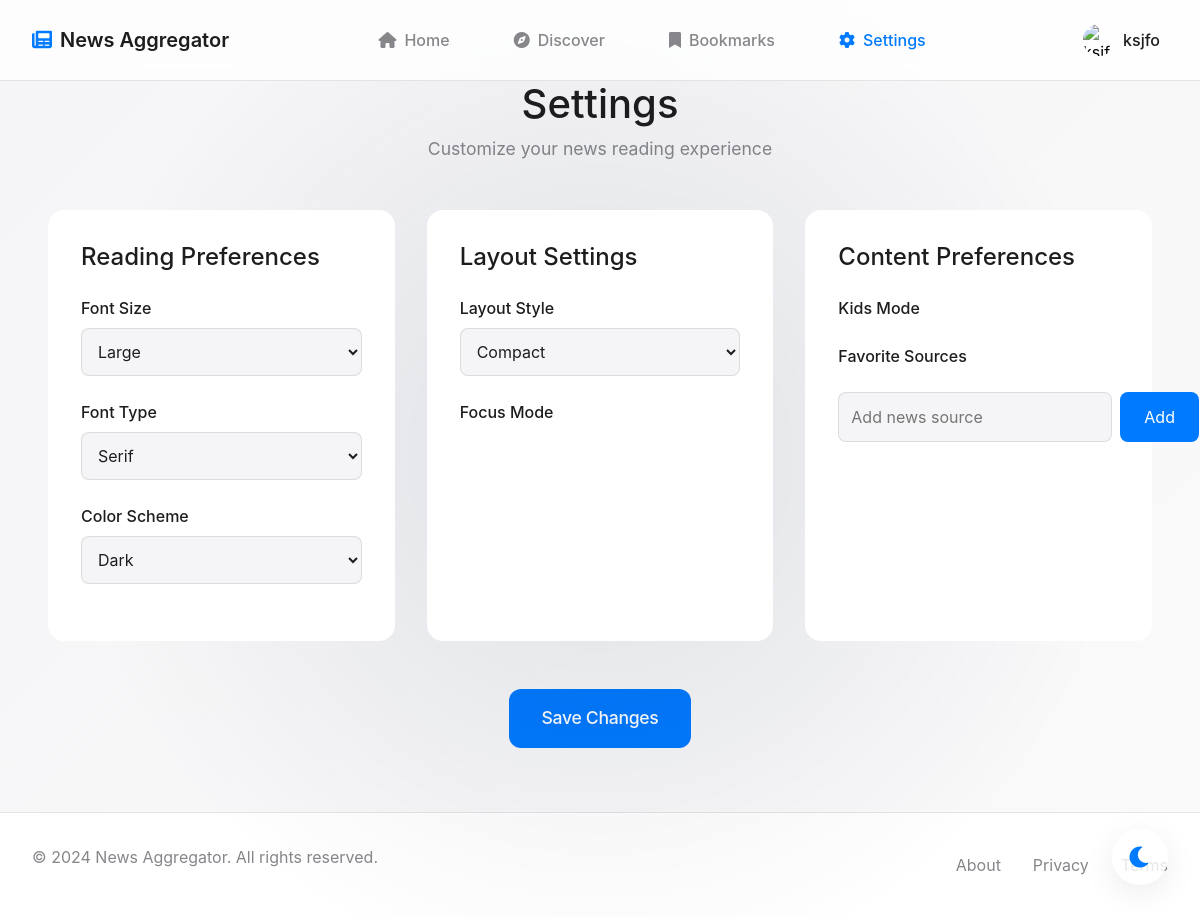
/settings (signed in), run on the app's committed database.
### models.py (models this page shows, shortened)
class User(UserMixin, db.Model):
    __tablename__ = 'user'
    id = db.Column(db.Integer, primary_key=True)
    username = db.Column(db.String(80), unique=True, nullable=False)
    email = db.Column(db.String(120), unique=True, nullable=False)
    full_name = db.Column(db.String(120), nullable=True)
    password_hash = db.Column(db.String(128), nullable=False)
    topics = db.Column(db.String(500), nullable=True)
    is_kids_mode = db.Column(db.Boolean, default=False, nullable=False)
    avatar_url = db.Column(db.String(200), nullable=True)
    created_at = db.Column(db.DateTime, default=datetime.utcnow, nullable=False)
    updated_at = db.Column(db.DateTime, default=datetime.utcnow, onupdate=datetime.utcnow, nullable=False)
    font_size = db.Column(db.String(20), default='medium', nullable=False)
    font_type = db.Column(db.String(50), default='system', nullable=False)
    color_scheme = db.Column(db.String(50), default='default', nullable=False)
    layout_preference = db.Column(db.String(50), default='grid', nullable=False)
    focus_mode = db.Column(db.Boolean, default=False, nullable=False)
    bookmarks = db.relationship('Bookmark', backref='user', lazy=True)
    comments = db.relationship('Comment', backref='user', lazy=True)
    following = db.relationship('UserFollowing', foreign_keys='UserFollowing.follower_id', backref='follower', lazy=True)
    followers = db.relationship('UserFollowing', foreign_keys='UserFollowing.followed_id', backref='followed', lazy=True)
    favorite_sources = db.relationship('FavoriteSource', backref='user', lazy=True)

### app.py (the view)
@app.route('/settings')
@login_required
def settings():
    return render_template('settings.html')

### app.py (called while the page is built)
@login_manager.user_loader
def load_user(user_id):
    return User.query.get(int(user_id))

### templates/settings.html (shortened to what this page needs)
{% extends "base.html" %}
{% block content %}
<div class="settings-container">
    <div class="settings-header">
        <h1>Settings</h1>
        <p>Customize your news reading experience</p>
    </div>
    <div class="settings-grid">
        <section class="settings-section">
            <h2>Reading Preferences</h2>
            <div class="settings-group">
                <label for="fontSize">Font Size</label>
                <select id="fontSize" class="settings-select">
                    <option value="large" {% if current_user.font_size == 'large' %}selected{% endif %}>Large</option>
                </select>
            </div>
            <div class="settings-group">
                <label for="fontType">Font Type</label>
                <select id="fontType" class="settings-select">
                    <option value="serif" {% if current_user.font_type == 'serif' %}selected{% endif %}>Serif</option>
                </select>
            </div>
            <div class="settings-group">
                <label for="colorScheme">Color Scheme</label>
                <select id="colorScheme" class="settings-select">
                    <option value="dark" {% if current_user.color_scheme == 'dark' %}selected{% endif %}>Dark</option>
                </select>
            </div>
        </section>
        <section class="settings-section">
            <h2>Layout Settings</h2>
            <div class="settings-group">
                <label for="layoutStyle">Layout Style</label>
                <select id="layoutStyle" class="settings-select">
                    <option value="compact" {% if current_user.layout_preference == 'compact' %}selected{% endif %}>Compact</option>
                </select>
            </div>
            <div class="settings-group">
                <label class="settings-toggle">
                    Focus Mode
                </label>
            </div>
        </section>
        <section class="settings-section">
            <h2>Content Preferences</h2>
            <div class="settings-group">
                <label class="settings-toggle">
                    Kids Mode
                </label>
            </div>
            <div class="settings-group">
                <label>Favorite Sources</label>
                <div class="add-source">
                    <input type="text" id="newSource" placeholder="Add news source">
                    <button id="addSourceBtn">Add</button>
                </div>
            </div>
        </section>
    </div>
    <div class="settings-actions">
        <button id="saveSettings" class="btn btn-primary">Save Changes</button>
    </div>
</div>
{% endblock %}

### templates/base.html (shortened to what this page needs)
<!DOCTYPE html>
<html lang="en">
<head>
    <link href="https://cdn.jsdelivr.net/npm/bootstrap@5.1.3/dist/css/bootstrap.min.css" rel="stylesheet">
    <link rel="stylesheet" href="https://cdnjs.cloudflare.com/ajax/libs/font-awesome/6.0.0/css/all.min.css">
    <link rel="stylesheet" href="{{ url_for('static', filename='css/style.css') }}">
    <link rel="stylesheet" href="{{ url_for('static', filename='css/discover.css') }}">
</head>
<body>
    <nav class="main-nav">
        <div class="nav-container">
            <a href="{{ url_for('index') }}" class="nav-logo">
                <i class="fas fa-newspaper"></i>
                <span>News Aggregator</span>
            </a>
            <div class="nav-links">
                <a href="{{ url_for('index') }}" class="nav-link {% if request.endpoint == 'index' %}active{% endif %}">
                    <i class="fas fa-home"></i>
                    <span>Home</span>
                </a>
                <a href="{{ url_for('discover') }}" class="nav-link {% if request.endpoint == 'discover' %}active{% endif %}">
                    <i class="fas fa-compass"></i>
                    <span>Discover</span>
                </a>
                <a href="{{ url_for('bookmarks') }}" class="nav-link {% if request.endpoint == 'bookmarks' %}active{% endif %}">
                    <i class="fas fa-bookmark"></i>
                    <span>Bookmarks</span>
                </a>
                <a href="{{ url_for('settings') }}" class="nav-link {% if request.endpoint == 'settings' %}active{% endif %}">
                    <i class="fas fa-cog"></i>
                    <span>Settings</span>
                </a>
            </div>
            <div class="nav-user">
                {% if current_user.is_authenticated %}
                <div class="user-menu">
                    <button class="user-menu-btn">
                        <img src="{{ current_user.avatar_url or url_for('static', filename='images/default-avatar.png') }}"
                             alt="{{ current_user.username }}"
                             class="user-avatar">
                        <span class="user-name">{{ current_user.username }}</span>
                    </button>
                </div>
                {% else %}
                <a href="{{ url_for('login') }}" class="login-btn">
                    <i class="fas fa-sign-in-alt"></i>
                    <span>Login</span>
                </a>
                {% endif %}
            </div>
        </div>
    </nav>
    <main class="main-content">
        {% block content %}{% endblock %}
    </main>
    <footer class="main-footer">
        <div class="footer-container">
            <div class="footer-content">
                <p>&copy; 2024 News Aggregator. All rights reserved.</p>
                <div class="footer-links">
                    <a href="{{ url_for('about') }}">About</a>
                    <a href="{{ url_for('privacy') }}">Privacy</a>
                    <a href="{{ url_for('terms') }}">Terms</a>
                </div>
            </div>
        </div>
    </footer>
    <button class="theme-toggle" id="themeToggle" aria-label="Toggle theme">
        <i class="fas fa-moon"></i>
    </button>
</body>
</html>

### data on the page
User: username "ksjfo", font_size "Large", font_type "Serif", color_scheme "Dark", layout_preference "Compact"
